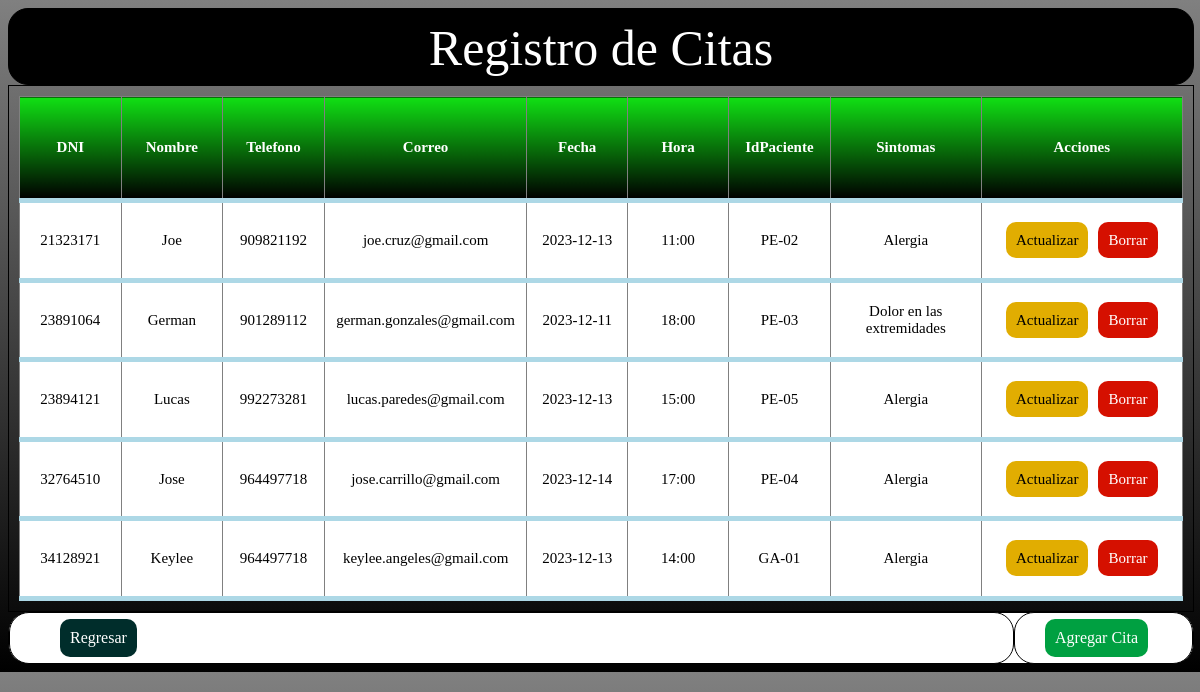
The app's page /crudDB/Citas.php with its own data.
### tables this page shows
CREATE TABLE `cita` (
  `dni` varchar(8) NOT NULL,
  `nombre` varchar(45) NOT NULL,
  `telefono` varchar(9) NOT NULL,
  `correo` varchar(45) DEFAULT NULL,
  `fecha` date NOT NULL,
  `hora` varchar(5) NOT NULL,
  `idpaciente` varchar(45) NOT NULL,
  `sintomas` varchar(45) NOT NULL,
  PRIMARY KEY (`dni`,`idpaciente`),
  KEY `idx_cita` (`idpaciente`),
  CONSTRAINT `fk_cita_dueño` FOREIGN KEY (`dni`) REFERENCES `dueño` (`dni`) ON DELETE CASCADE ON UPDATE CASCADE,
  CONSTRAINT `fk_cita_paciente` FOREIGN KEY (`idpaciente`) REFERENCES `paciente` (`idpaciente`) ON DELETE CASCADE ON UPDATE CASCADE
);

### crudDB/Citas.php (the view, shortened to what this page needs)
<!DOCTYPE html>
<html lang="en">
    <head>
    </head>
    <body>
        <div id='cabeza'>
            <p>Registro de Citas</p>
        </div>
        <div id='contenido'>
        <table border='1'>
                <tr>
                    <th style='width:100px; height:50px;'>DNI</th>
                    <th style='width:100px; height:50px;'>Nombre</th>
                    <th style='width:100px; height:50px;'>Telefono</th>
                    <th style='width:200px; height:50px;'>Correo</th>
                    <th style='width:100px; height:50px;'>Fecha</th>
                    <th style='width:100px; height:50px;'>Hora</th>
                    <th style='width:100px; height:50px;'>IdPaciente</th>
                    <th style='width:150px; height:50px;'>Sintomas</th>
                    <th style='width:200px; height:50px;'>Acciones</th>
                </tr>
                <?php
                require('Conexion.php');
                $pacientes = $conexion ->  query('SELECT * FROM cita');
                while ($resultado = $pacientes -> fetch_assoc()){
                    echo '<tr>';
                    echo '<td>'.$resultado['dni'].'</td>';
                    echo '<td>'.$resultado['nombre'].'</td>';
                    echo '<td>'.$resultado['telefono'].'</td>';
                    echo '<td>'.$resultado['correo'].'</td>';
                    echo '<td>'.$resultado['fecha'].'</td>';
                    echo '<td>'.$resultado['hora'].'</td>';
                    echo '<td>'.$resultado['idpaciente'].'</td>';
                    echo '<td>'.$resultado['sintomas'].'</td>';
                    echo '<td><a class="btn-actualizar" href="CitasActualizar.php?dni='.$resultado["dni"].'&idpaciente='.$resultado["idpaciente"].'">Actualizar</a><a class="btn-borrar" href="CitasBorrar.php?dni='.$resultado["dni"].'&idpaciente='.$resultado["idpaciente"].'">Borrar</a></td>';
                    echo '</tr>';
                }
                ?>
            </table>
        </div>
        <div id='pie'>
            <div id='subpie1'>
                <a class='btn-regresar' href='Bienvenido.php'>Regresar</a>
            </div>
            <div id='subpie2'>
                <a class='btn-agregar' href='CitasIngresar.php'>Agregar Cita</a>
            </div>
        </div>
    </body>
</html>

### crudDB/Citas.php (style rules this page uses)
body { background: linear-gradient(gray, black); }
div { border: 1px solid black; }
#cabeza { width: 100%; height: 75px; background-color: black; border-radius: 20px; }
#cabeza p { font-size: 50px; text-align: center; margin-top: 10px; color: white }
#contenido { width: 100%; height: 525px; justify-content: center; overflow: auto; display: flex; }
#contenido table { border-collapse: collapse; margin: 10px; font-size: 15px; }
#contenido table tr td .btn-actualizar { background-color: #e1ad01; color: black; padding: 10px; border-radius: 10px; text-decoration: none; }
#contenido table tr td .btn-borrar { background-color: #d51000; color: white; padding: 10px; border-radius: 10px; margin-left: 10px; text-decoration: none; }
#contenido table tr { font-size: 15px; text-align: center; border-bottom: 5px solid lightblue; border-radius: 5px; }
#contenido table th { background: linear-gradient(#10E014, black); color: white; }
#contenido table td { height: 35px; background: white; }
#pie { width: 100%; height: 50px; background-color: white; border-radius: 20px; display: flex; align-items: center; }
#subpie1 { width: 85%; height: 50px; background-color: white; border-radius: 20px; display: flex; align-items: center; }
#subpie1 .btn-regresar { background-color: #002d2b; color: white; padding: 10px; border-radius: 10px; margin-top: 30px; margin-left: 50px; margin-right: 30px; margin-bottom: 30px; text-decoration: none; }
#subpie2 { width: 15%; height: 50px; background-color: white; border-radius: 20px; display: flex; align-items: center; }
#subpie2 .btn-agregar { background-color: #00a041; color: white; padding: 10px; border-radius: 10px; margin: 30px; text-decoration: none; }

### records on screen
cita: dni "21323171", nombre "Joe", telefono "909821192", correo "joe.cruz@gmail.com", fecha "2023-12-13", hora "11:00", idpaciente "PE-02", sintomas "Alergia"
cita: dni "23891064", nombre "German", telefono "901289112", correo "german.gonzales@gmail.com", fecha "2023-12-11", hora "18:00", idpaciente "PE-03", sintomas "Dolor en las extremidades"
cita: dni "23894121", nombre "Lucas", telefono "992273281", correo "lucas.paredes@gmail.com", fecha "2023-12-13", hora "15:00", idpaciente "PE-05", sintomas "Alergia"
cita: dni "32764510", nombre "Jose", telefono "964497718", correo "jose.carrillo@gmail.com", fecha "2023-12-14", hora "17:00", idpaciente "PE-04", sintomas "Alergia"
cita: dni "34128921", nombre "Keylee", telefono "964497718", correo "keylee.angeles@gmail.com", fecha "2023-12-13", hora "14:00", idpaciente "GA-01", sintomas "Alergia"
